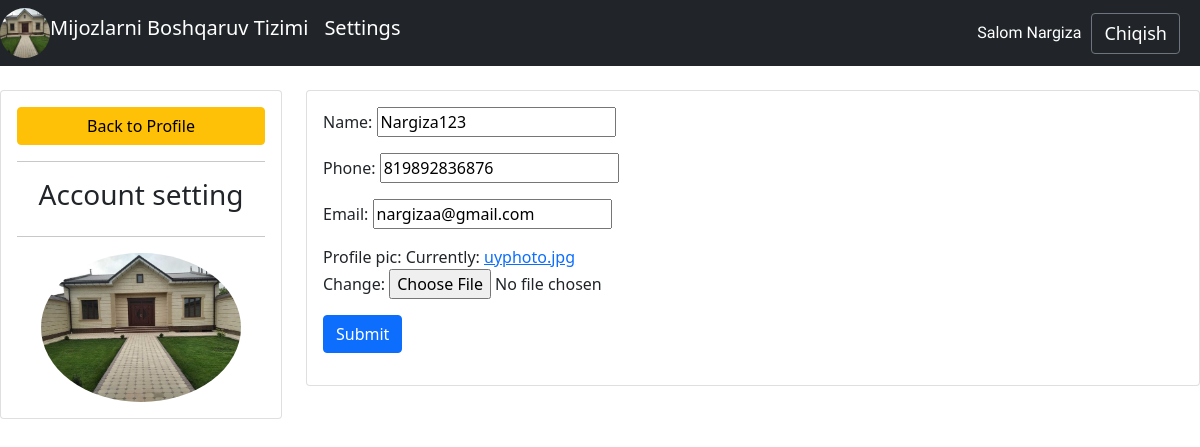
Screenshot of /account/ (signed in) with the database file from the repository.
### crm/models.py (models this page shows, shortened)
class Customer(models.Model):
    user = models.OneToOneField(User, null=True, on_delete=models.CASCADE)
    name = models.CharField(max_length=100)
    phone = models.CharField(max_length=100, null=True)
    email = models.EmailField(null=True)
    profile_pic = models.ImageField(null=True)
    date_created = models.DateTimeField(auto_now_add=True, null=True)

### crm/views.py (the view)
# urls.py: path('account/',views.accountSettings,name='account'),
def accountSettings(request):
    customer = request.user.customer
    form = CustomerForm(instance=customer)
    if request.method == "POST":
        form = CustomerForm(request.POST, request.FILES, instance=customer)
        if form.is_valid():
            form.save()
            return redirect('account')
    context = {'form': form}
    return render(request, 'account_settings.html', context)

### crm/forms.py
class CustomerForm(ModelForm):
    class Meta:
        model = Customer
        fields = '__all__'
        exclude = ['user']

### templates/account_settings.html (shortened to what this page needs)
{%  extends 'base.html' %}
{% load static %}
{% block content%}
<br>
<div class="row">
	<div class="col-md-3">
        <div class="card card-body">
			<a class="btn btn-warning " href="{% url 'home'%}">Back to Profile</a>
            <hr>
            <h3 style="text-align: center">Account setting</h3>
            <hr>
            {% if request.user.customer.profile_pic  %}
            <img class="profile-pic" src="{{request.user.customer.profile_pic.url}}">
            {% else %}
            <img class="profile-pic"  src="{% static 'images/crm.jpg' %}">
            {% endif %}
        </div>
    </div>
    <div class="col-md-9">
        <div class="card card-body">
        <form method="POST" enctype="multipart/form-data">
        {{form.as_p}}
        <input class="btn btn-primary" type="submit" name="Yuborish">
        </form>
        </div>
    </div>
</div>
{%endblock%}

### templates/navbar.html (shortened to what this page needs)
{% load static %}
<head>
</head>
<nav class="navbar navbar-expand-lg navbar-dark bg-dark">
    <div class="collapse navbar-collapse" id="navbarNavDropdown">
      <ul class="navbar-nav">
            {% if request.user.is_staff %}
                <img style="border-radius: 50%; height: 50px; width: 50px;" src="{% static 'images/logo.jpg' %}">
                 <a class="navbar-brand" href="#">ShukurDev</a>
                <li class="nav-item">
                  <a class="nav-link active" aria-current="page" href="/">Asosiy</a>
                </li>
                <li class="nav-item">
                  <a class="nav-link" href="{% url 'product' %}">Mahsulot</a>
                </li>
                <li class="nav-item dropdown">
            {% else %}
                   {% if request.user.customer.profile_pic %}
                      <img style="border-radius: 50%; height: 50px; width: 50px;" src="{{ request.user.customer.profile_pic.url }}">
                       <a style="font-family:"Roboto", "Lucida Grande", Verdana, Arial, sans-serif" class="navbar-brand" href="/">Mijozlarni Boshqaruv Tizimi</a>
                        <a style="font-family: "Roboto", "Lucida Grande", "DejaVu Sans", "Bitstream Vera Sans", Verdana, Arial, sans-serif class="navbar-brand" href="{% url 'account' %}">Settings</a>
                   {% endif %}
            {% endif %}
      </ul>
    </div>
    <span style="color: white; margin:10px;  font-family: 'Abel', sans-serif; ">Salom {{request.user}}</span><br>
    <span><a  style="color: #fff; margin-right: 20px; font-size: 18px; text-decoration: none; " class="btn btn-outline-secondary" href="{% url 'logout' %}">Chiqish</a></span>
</nav>

### templates/account_settings.html (style rules this page uses)
.profile-pic { max-width:200px; max-height: 200px; margin:0 auto; border-radius: 50%; }

### rows the page displays
Customer: name "Nargiza123", phone "819892836876", email "nargizaa@gmail.com"

### other values shown
{{ request.user }} "Nargiza"
